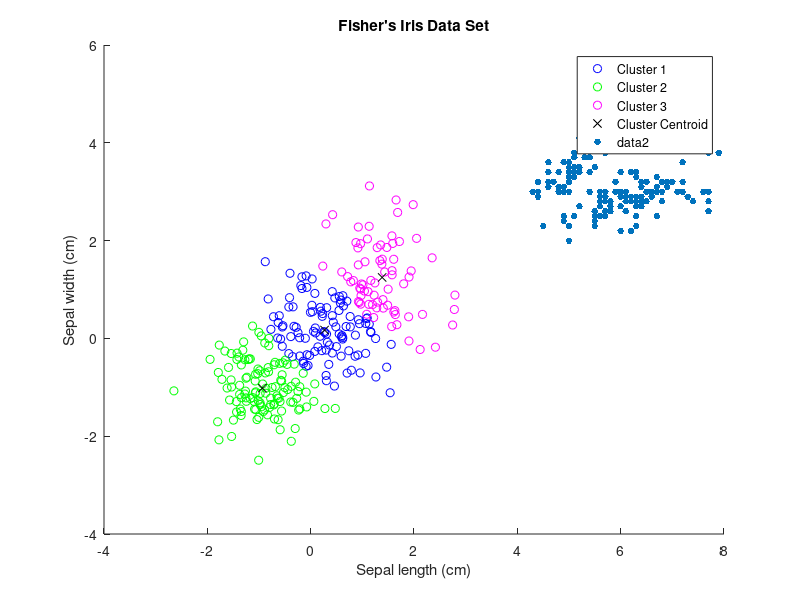

Source code (MATLAB): (Note: this script raises an error after producing the figure.)
%%
rng('default') % For reproducibility
X = [randn(100,2)*0.75+ones(100,2);
    randn(100,2)*0.5-ones(100,2);
    randn(100,2)*0.75];

[idx,C] = kmeans(X,3);

figure
gscatter(X(:,1),X(:,2),idx,'bgm')
hold on
plot(C(:,1),C(:,2),'kx')
legend('Cluster 1','Cluster 2','Cluster 3','Cluster Centroid')

%%
load fisheriris;
X = meas(:,1:2);
[n,p] = size(X);
%%
plot(X(:,1),X(:,2),'.','MarkerSize',15);
title('Fisher''s Iris Data Set');
xlabel('Sepal length (cm)');
ylabel('Sepal width (cm)');
rng(3);                                 % Set the seed   
k = 3;                                  % Number of GMM components
options = statset('MaxIter',1000);      % Number of iterations

Sigma = {'diagonal','full'};            % Options for covariance matrix type
nSigma = numel(Sigma);                  % Get number of elements in array.                

SharedCovariance = {true,false};        % Indicator for identical or nonidentical covariance matrices
SCtext = {'true','false'};              % Set params for shared cov.
nSC = numel(SharedCovariance);          % Get num elements

d = 500;                                                    % Grid length
x1 = linspace(min(X(:,1))-2, max(X(:,1))+2, d);             % Data: Linearly Spaced
x2 = linspace(min(X(:,2))-2, max(X(:,2))+2, d);             % Data: Linearly Spaced
[x1grid,x2grid] = meshgrid(x1,x2);                          % Smoosh them together 
X0 = [x1grid(:) x2grid(:)];                                 % 

threshold = sqrt(chi2inv(0.99,2));
count = 1;

gmfit = fitgmdist(X,k,'CovarianceType',Sigma{2}, ...
            'SharedCovariance',SharedCovariance{2},'Options',options);  % Fitted GMM
        
clusterX = cluster(gmfit,X);                                            % Cluster index 
mahalDist = mahal(gmfit,X0);                                            % Distance from each grid point to each GMM component
% Draw ellipsoids over each GMM component and show clustering result.
h1 = gscatter(X(:,1),X(:,2),clusterX);
hold on
hold on
for m = 1:k
    idx = mahalDist(:,m)<=threshold;
    Color = h1(m).Color*0.75 - 0.5*(h1(m).Color - 1);
    h2 = plot(X0(idx,1),X0(idx,2),'.','Color',Color,'MarkerSize',1);
    uistack(h2,'bottom');
end  
plot(gmfit.mu(:,1),gmfit.mu(:,2),'kx','LineWidth',2,'MarkerSize',10)
%title(sprintf('Sigma is %s\nSharedCovariance = %s',Sigma{i},SCtext{j}),'FontSize',8)
legend(h1,{'1','2','3'})
hold off
count = count + 1;

%%
for i = 1:nSigma
    for j = 1:nSC
        gmfit = fitgmdist(X,k,'CovarianceType',Sigma{i}, ...
            'SharedCovariance',SharedCovariance{j},'Options',options); % Fitted GMM
        clusterX = cluster(gmfit,X); % Cluster index 
        mahalDist = mahal(gmfit,X0); % Distance from each grid point to each GMM component
        % Draw ellipsoids over each GMM component and show clustering result.
        subplot(2,2,count);
        h1 = gscatter(X(:,1),X(:,2),clusterX);
        hold on
            for m = 1:k
                idx = mahalDist(:,m)<=threshold;
                Color = h1(m).Color*0.75 - 0.5*(h1(m).Color - 1);
                h2 = plot(X0(idx,1),X0(idx,2),'.','Color',Color,'MarkerSize',1);
                uistack(h2,'bottom');
            end    
        plot(gmfit.mu(:,1),gmfit.mu(:,2),'kx','LineWidth',2,'MarkerSize',10)
        title(sprintf('Sigma is %s\nSharedCovariance = %s',Sigma{i},SCtext{j}),'FontSize',8)
        legend(h1,{'1','2','3'})
        hold off
        count = count + 1;
    end
end

